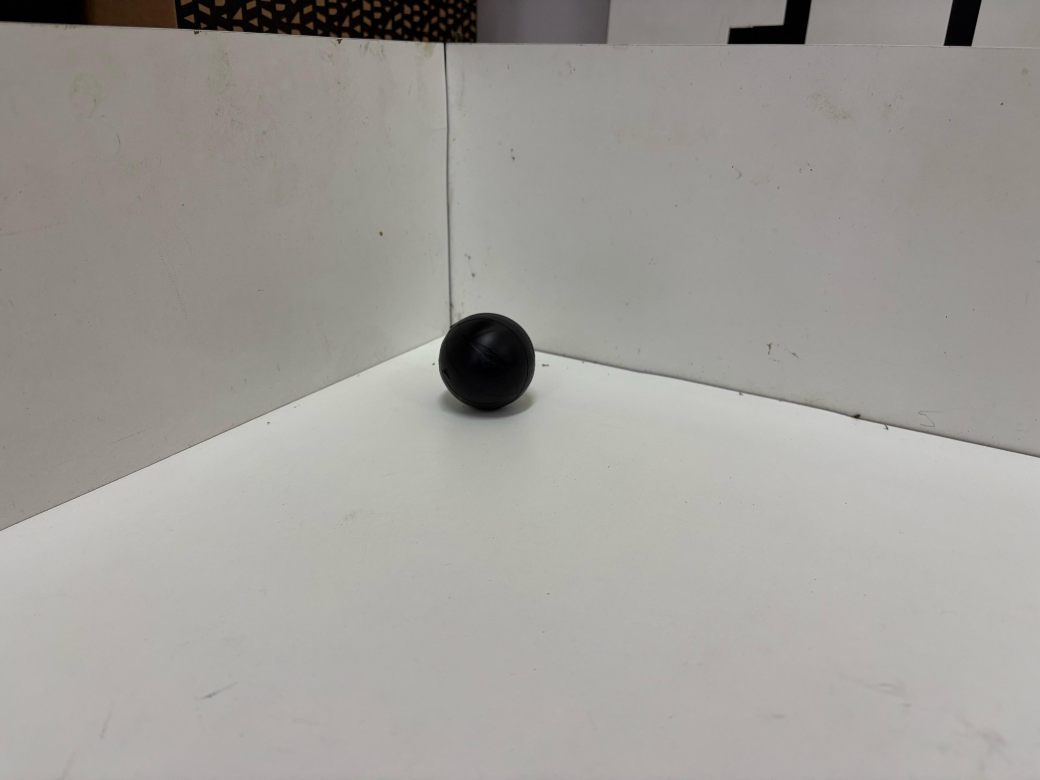
#> input picture imagens_referencia/WhatsApp Image 2025-04-01 at 08.07.22.jpeg, 4160 x 3120 px, given in place of the camera (shown at 1/4 size)
$ python detectaMask.py
#> lines starting #> are read from the running program, lines starting #| are printed output that depends on the picture; after the words box and inside, x2 and y2 are one past the last pixel; in counts of white or black regions, pixels touching at a corner belong together
import cv2
import numpy as np

# Intervalo HSV para bola preta
lower_black = np.array([0, 0, 0])
upper_black = np.array([179, 255, 83])

# Inicializa a captura da câmera
cap = cv2.VideoCapture(0)
if not cap.isOpened():
    print("Erro ao abrir a câmera")
    exit()

# Definindo o intervalo de áreas para a bola preta
MIN_AREA = 500  # Área mínima para considerar a bola preta
MAX_AREA = 500000  # Área máxima para considerar a bola preta

while True:
    ret, frame = cap.read()
#> frame is the input picture: shape (3120, 4160, 3); mean B, G, R 153.1, 157.8, 160.4
    if not ret:
        print("Erro na captura da câmera")
        break

    hsv = cv2.cvtColor(frame, cv2.COLOR_BGR2HSV)
#> hsv: shape (3120, 4160, 3); mean H, S, V 22.7, 14.9, 160.5

    # Máscara para detectar bola preta
    mask_black = cv2.inRange(hsv, lower_black, upper_black)
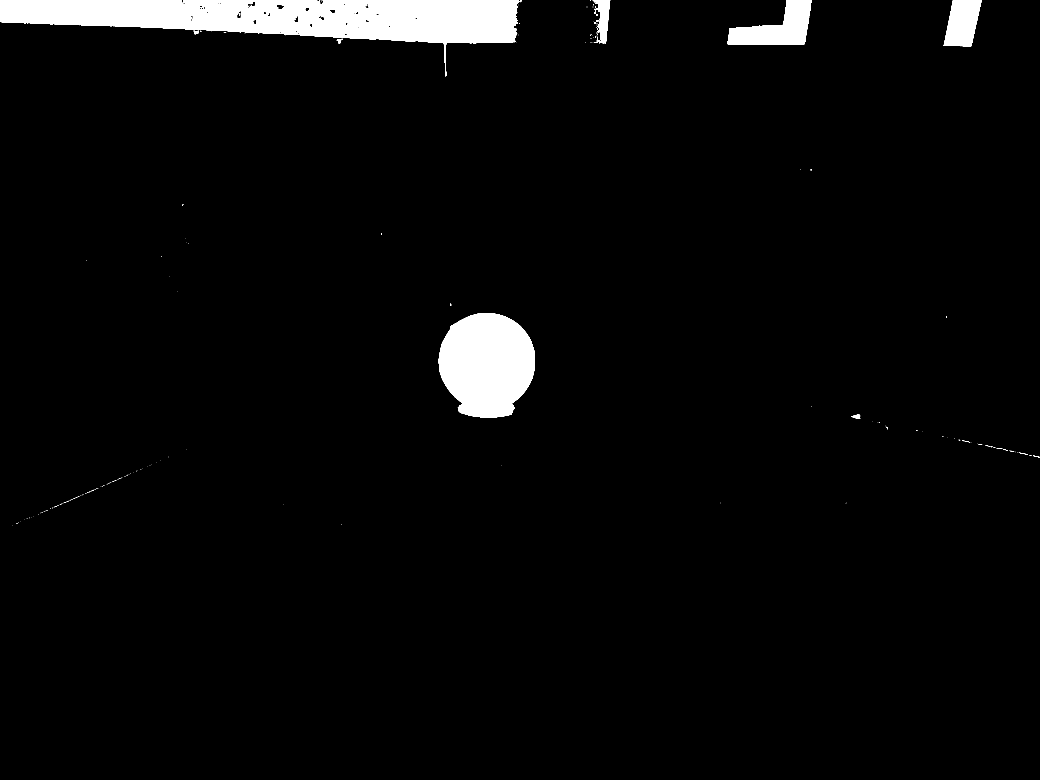
#> mask_black: shape (3120, 4160) (shown at 1/4 size); 3.5% white; 259 white regions (238 under 20 px)

    # Detecção de círculos para a bola prateada (usando HoughCircles)
    gray = cv2.cvtColor(frame, cv2.COLOR_BGR2GRAY)
    blurred = cv2.GaussianBlur(gray, (15, 15), 0)

    # Detecta círculos usando a Transformada de Hough
    circles = cv2.HoughCircles(blurred, cv2.HOUGH_GRADIENT, dp=1.2, minDist=30,
                               param1=50, param2=30, minRadius=10, maxRadius=50)
#> circles = None

    # Inicializa variáveis para detecção
    bola_preta_detectada = False
    bola_prata_detectada = False

    # Processa a bola preta
    contours_black, _ = cv2.findContours(mask_black, cv2.RETR_EXTERNAL, cv2.CHAIN_APPROX_SIMPLE)
#> contours_black = 236 contours, 223 with area under 20; largest, box (x1, y1, x2, y2) and area: (0, 0, 2075, 307) 272002, (1755, 1252, 2140, 1670) 124604, (2910, 0, 3247, 178) 32020, (3774, 0, 3927, 186) 20508, (2371, 0, 2441, 174) 5786
    for contour in contours_black:
        area = cv2.contourArea(contour)

        # Verifica se a área está dentro do intervalo definido
        if MIN_AREA < area < MAX_AREA:
            (x, y, w, h) = cv2.boundingRect(contour)
            cx = x + w // 2
            cy = y + h // 2
            cv2.rectangle(frame, (x, y), (x+w, y+h), (0, 0, 255), 2)
            cv2.circle(frame, (cx, cy), 5, (0, 0, 255), -1)
            cv2.putText(frame, "Bola Preta Detectada", (x, y-10), cv2.FONT_HERSHEY_SIMPLEX, 0.5, (0, 0, 255), 2)
            bola_preta_detectada = True  # Marca que a bola preta foi detectada
            break  # Sai do loop assim que uma bola preta for detectada
#> this loop made 136 passes
#> (area, x, y, w, h, cx, cy, bola_preta_detectada) on pass 136: (124604, 1755, 1252, 385, 418, 1947, 1461, True)

    # Se uma bola preta foi detectada, não detecta a bola prateada
    if not bola_preta_detectada:
        if circles is not None:
            circles = np.round(circles[0, :]).astype("int")

            # Processa a bola prateada, desenha o círculo médio
            if len(circles) > 0:
                # Se apenas um círculo for detectado, processa normalmente
                (x, y, r) = circles[0]
                cv2.circle(frame, (x, y), r, (255, 0, 0), 2)  # Desenha o círculo (bola prateada)
                cv2.circle(frame, (x, y), 2, (255, 0, 0), 3)  # Desenha o centro do círculo
                cv2.putText(frame, "Bola Prateada Detectada", (x - 50, y - r - 10),
                            cv2.FONT_HERSHEY_SIMPLEX, 0.5, (255, 0, 0), 2)
                bola_prata_detectada = True  # Marca que a bola prateada foi detectada

    # Exibe a imagem original e a máscara preta
    cv2.imshow("Frame Original", frame)
    cv2.imshow("Mascara Preta", mask_black)

    # Aguarda a tecla ESC para sair
    if cv2.waitKey(1) == 27:
#> (key Esc is pressed here)
        break

cap.release()
cv2.destroyAllWindows()

$ run again, on imagens_referencia/WhatsApp Image 2025-04-01 at 08.07.23.jpeg
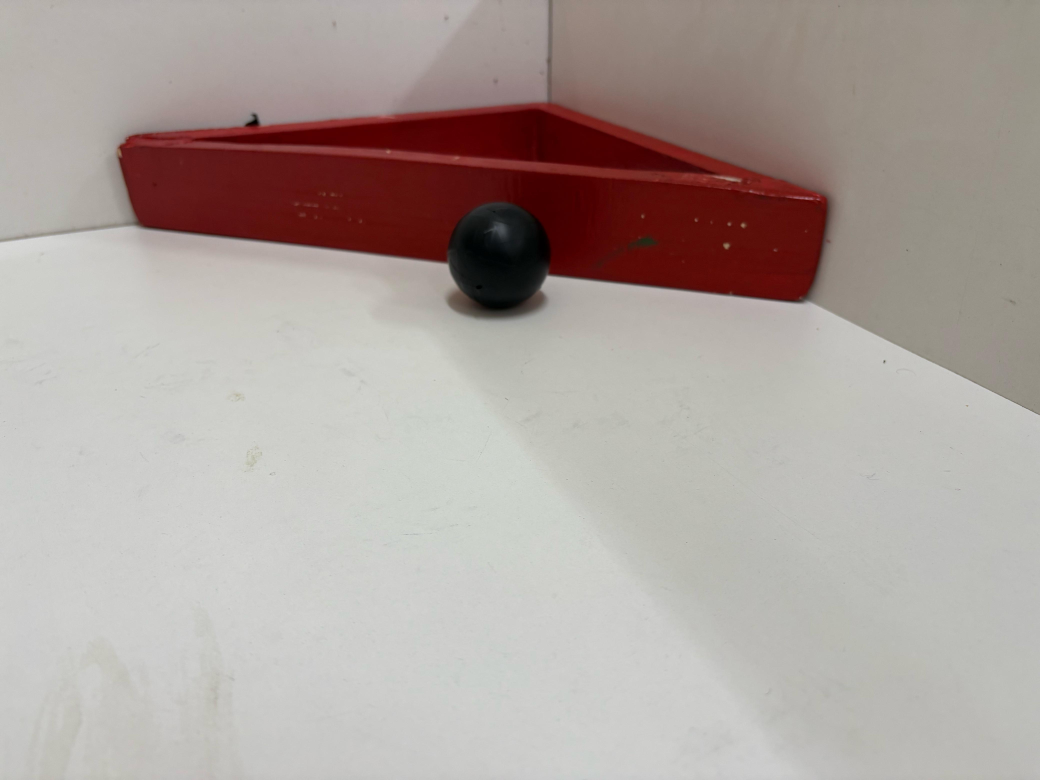
#> input picture imagens_referencia/WhatsApp Image 2025-04-01 at 08.07.23.jpeg, 4160 x 3120 px, given in place of the camera (shown at 1/4 size)
#> frame is the input picture: shape (3120, 4160, 3); mean B, G, R 158.3, 162.9, 173.6
#> hsv: shape (3120, 4160, 3); mean H, S, V 26, 35.9, 174
#> `mask_black = cv2.inRange(hsv, lower_black, upper_black)`:
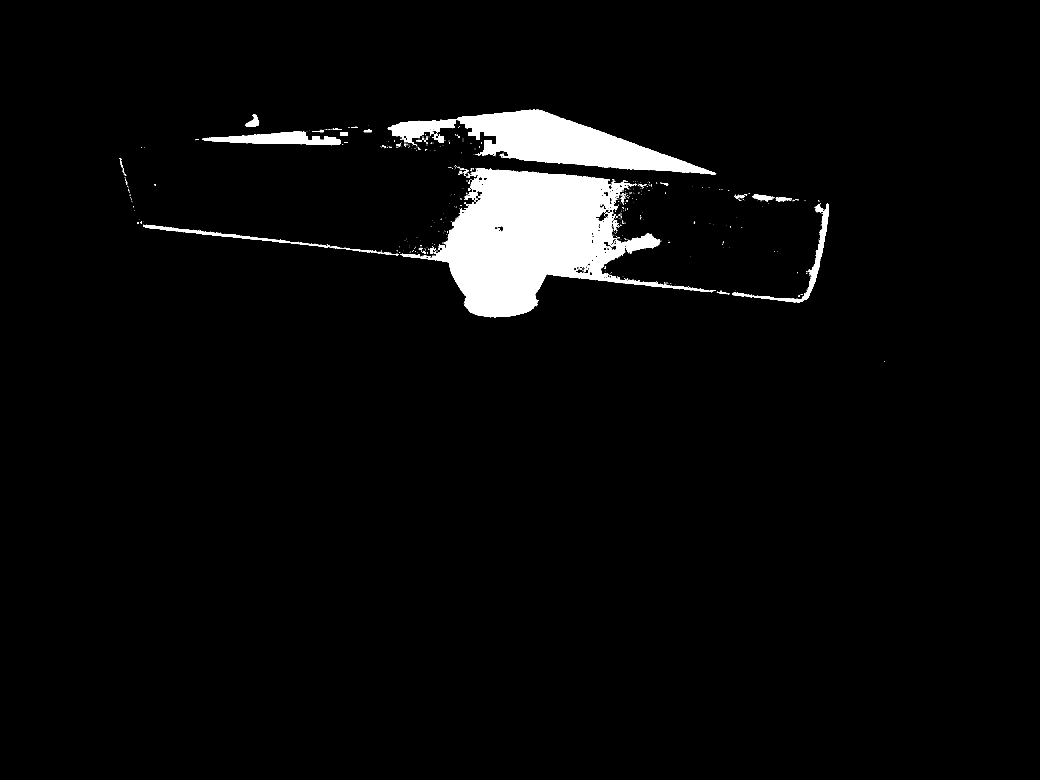
#> mask_black: shape (3120, 4160) (shown at 1/4 size); 3.7% white; 871 white regions (787 under 20 px)
#> `gray = cv2.cvtColor(frame, cv2.COLOR_BGR2GRAY)`:
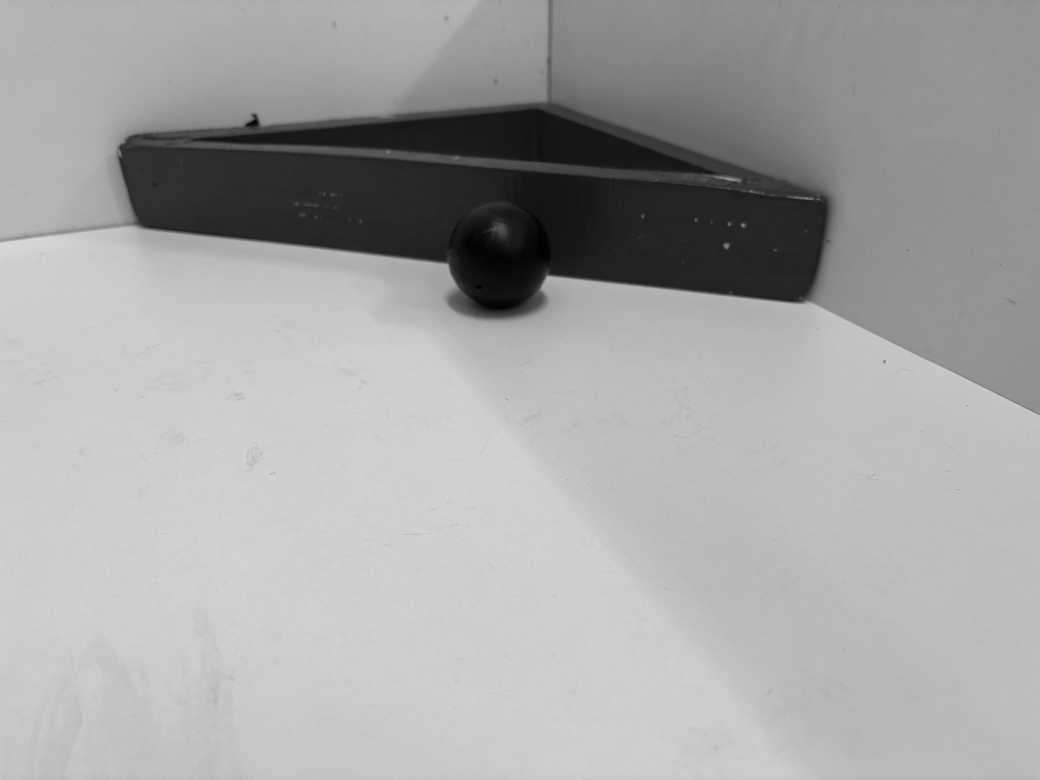
#> gray: shape (3120, 4160) (shown at 1/4 size); min 0, max 224, mean 165.7
#> circles = None
#> contours_black = 845 contours, 806 with area under 20; largest, box (x1, y1, x2, y2) and area: (1601, 673, 2856, 1269) 309738, (1826, 439, 2865, 697) 119556, (808, 526, 1361, 581) 16008, (1551, 476, 1824, 571) 12016, (2930, 817, 3316, 1209) 9328
#> the loop `for contour in contours_black:` made 164 passes
#> (area, x, y, w, h, cx, cy, bola_preta_detectada) on pass 164: (674.5, 1323, 985, 209, 29, 1427, 999, True)

$ run again, on imagens_referencia/WhatsApp Image 2025-04-01 at 08.07.40.jpeg
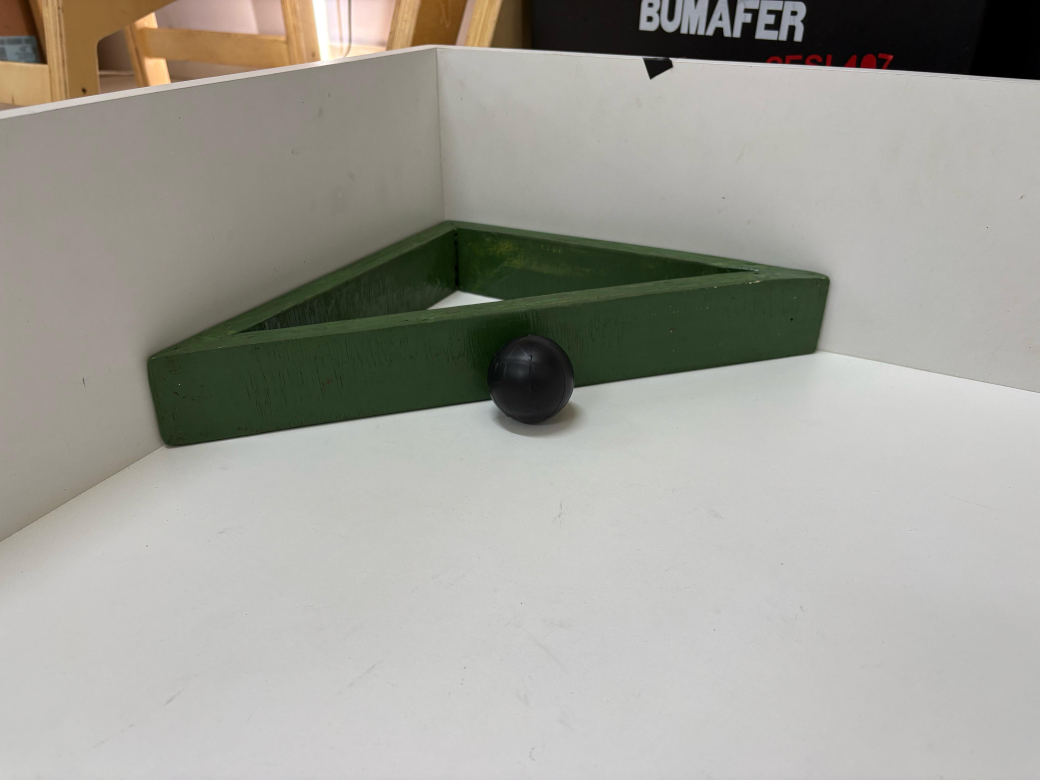
#> input picture imagens_referencia/WhatsApp Image 2025-04-01 at 08.07.40.jpeg, 4160 x 3120 px, given in place of the camera (shown at 1/4 size)
#> frame is the input picture: shape (3120, 4160, 3); mean B, G, R 152.2, 159.7, 160.6
#> hsv: shape (3120, 4160, 3); mean H, S, V 32.7, 25.7, 162.6
#> `mask_black = cv2.inRange(hsv, lower_black, upper_black)`:
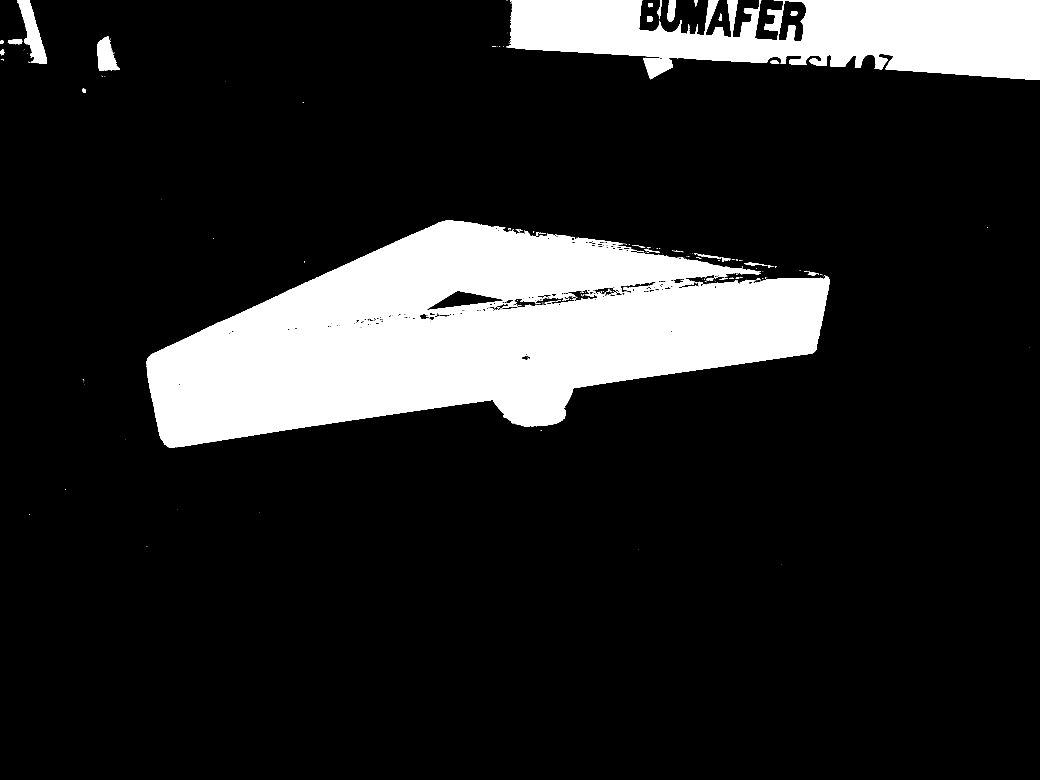
#> mask_black: shape (3120, 4160) (shown at 1/4 size); 14.8% white; 361 white regions (301 under 20 px)
#> `gray = cv2.cvtColor(frame, cv2.COLOR_BGR2GRAY)`:
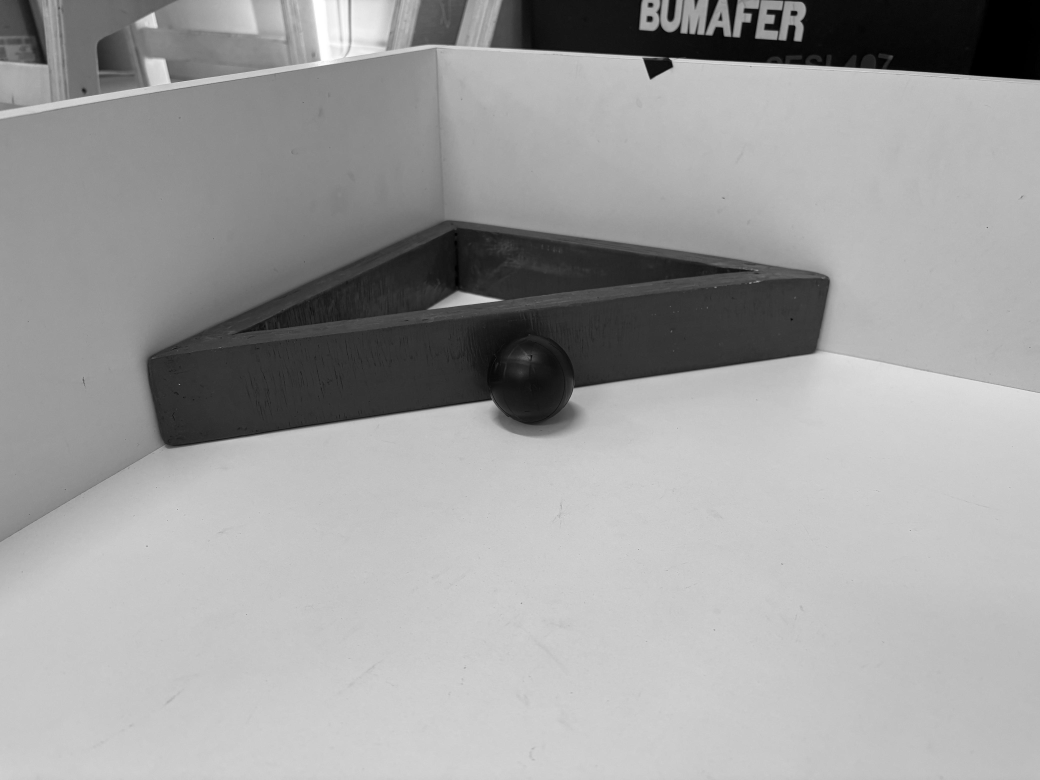
#> gray: shape (3120, 4160) (shown at 1/4 size); min 0, max 255, mean 159.1
#> circles = [[2685, 88.2, 42.64], [3175.8, 42.6, 47.92], [2596.2, 87, 41.32]]
#> contours_black = 248 contours, 215 with area under 20; largest, box (x1, y1, x2, y2) and area: (586, 882, 3318, 1790) 1456956, (2031, 0, 4160, 320) 470249, (69, 0, 187, 256) 12332, (389, 146, 480, 282) 7297, (2670, 0, 2704, 86) 2112
#> the loop `for contour in contours_black:` made 227 passes
#> (area, x, y, w, h, cx, cy, bola_preta_detectada) on pass 227: (827.5, 31, 156, 59, 21, 60, 166, True)
